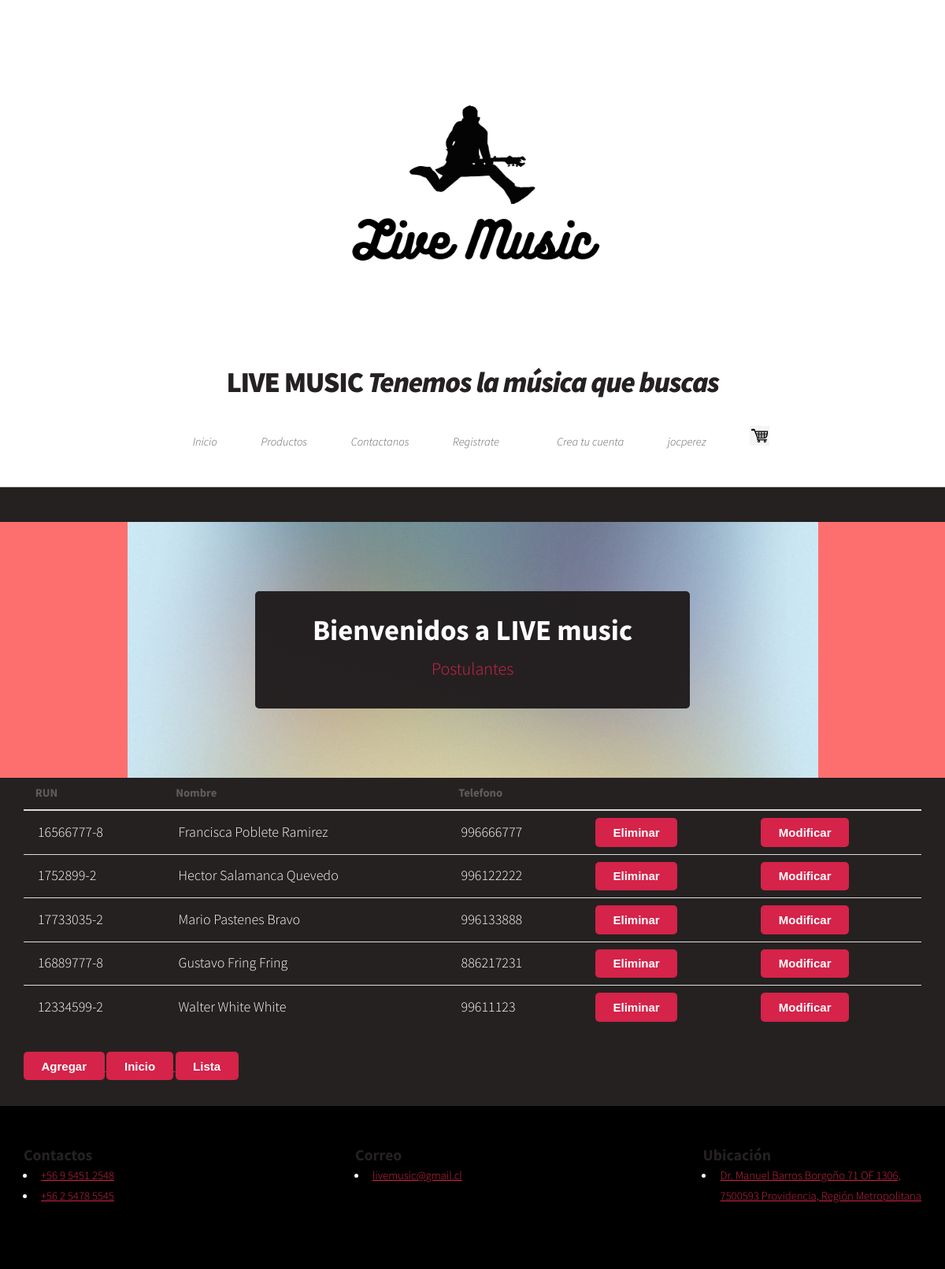
/crud/ (signed in), run on the app's committed database.
### demo/models.py (models this page shows, shortened)
class Postulante(models.Model):
    rut              = models.CharField(primary_key=True, max_length=10)
    nombre           = models.CharField(max_length=20)
    apellido_paterno = models.CharField(max_length=20)
    apellido_materno = models.CharField(max_length=20)
    fecha_nacimiento = models.DateField(blank=False, null=False)
    id_genero        = models.ForeignKey('Genero',on_delete=models.CASCADE, db_column='idGenero')
    telefono         = models.CharField(max_length=45)
    email            = models.EmailField(unique=True, max_length=100, blank=True, null=True)
    direccion        = models.CharField(max_length=50, blank=True, null=True)
    activo           = models.IntegerField()

### demo/views.py (the view)
# urls.py: path('crud/', views.crud, name='crud'),
def crud(request):
    demo = Postulante.objects.all()
    context={"demo": demo}
    return render(request, 'demo/alumnos_list.html', context)

### demo/templates/demo/alumnos_list.html (shortened to what this page needs)
{% extends "demo/base.html" %}
{%block content %}
          <section id="banner">
            <header>
                <h2>Bienvenidos a LIVE music</h2>
                <p> Postulantes</p>
            </header>
        </section>
      <header class="container1">
        <div class="container1-content container">
            <div class="container1-txt">
                  <table>
                        {%if demo %}
                      <thead>
                        <tr>
                          <th scope="col">RUN</th>
                          <th scope="col">Nombre</th>
                          <th scope="col">Telefono</th>
                        </tr>
                      </thead>
                      <tbody>
                          {% for postulante in demo %}
                          <tr>
                              <td>{{postulante.rut}}</td>
                              <td>{{postulante.nombre}} {{postulante.apellido_paterno}} {{postulante.apellido_materno}}</td>
                              <td>{{postulante.telefono}}</td>
                              <td> <a href="{% url 'alumnos_del' pk=postulante.rut %}" ><button class="btn btn-danger">Eliminar</button></a>
                                </a></td>
                              <td><a href="{% url 'alumnos_findEdit' pk=postulante.rut %}"><button class="btn btn-success">Modificar</button></a></td>
                            </tr>
                          {% endfor %}
                      {% endif %}
                      </tbody>
                    </table>
                    <a href="{% url 'alumnosAdd'%}">
                      <button class="btn btn-info">Agregar</button>
                      </a>
                    <a href="{% url 'index'%}">
                      <button class="btn btn-info">Inicio</button>
                      </a>
                      <a href="{% url 'listadoSQL'%}">
                        <button class="btn btn-info">Lista</button>
                        </a>
                    </div>
                  </div>
                </header>
  {%endblock%}

### demo/templates/demo/base.html (shortened to what this page needs)
{% load static %}
<!DOCTYPE HTML>
<html>
	<head>
		<link rel="stylesheet" href={% static "/css/main.css" %} />
	</head>
	<div id="page-wrapper">
		<body class="is-preload">
			<div id="page-wrapper">
			<div id="header">
				<img src="{% static 'images/logoempresa.png' %}" alt="" style="height: 400px;">
					<h1><a href="index.html" id="logo">LIVE MUSIC <em>Tenemos la música que buscas</em></a></h1>
				<nav id="nav">
				  <ul>
					<li ><a href="/">Inicio</a></li>
					  <li>
						<a href="#">Productos</a>
					  </li>
					<li ><a href="{% url 'contactanos'%}">Contactanos</a></li>
					<li ><a href="{% url 'registro'%}">Registrate</a></li>
					<li>
						<li ><a href="{% url 'signup'%}">Crea tu cuenta</a></li>
					  <li>
					  {% if user.is_authenticated %}
					  <a href="{% url 'crud'%}">{{user.username}}</a>
					  {% else %}
					  <li {%if clase == 'login'%}
					  class="current" {%endif%} class="nav-item">
						<a href="{% url 'login'%}">Login</a>
						</li>
					  {% endif %}
					</li>
					<li ><a href="{% url 'comprar'%}"><img src="{% static 'images/car.jpeg' %}" id="img-carrito" alt="" style="align-content: center;" width="25" height="25"></a>
					</li>
				  </ul>
				</nav>
			</div>
			{% block content %}{% endblock %}
	<footer id="footer-inicio" class="footer">
        <div class="footer-content container">
            <div class="link">
                <h3>Contactos</h3>
                <ul>
                    <li><a href="#">+56 9 5451 2548</a></li>
                    <li><a href="#">+56 2 5478 5545</a></li>
                </ul>
            </div>
            <div class="link">
                <h3>Correo</h3>
                <ul>
                    <li><a href="#">livemusic@gmail.cl</a></li>
                </ul>
            </div>
            <div class="link">
                <h3>Ubicación</h3>
                <ul>
                    <li><a href="#">Dr. Manuel Barros Borgoño 71 OF 1306,
                                    <br>7500593 Providencia, Región Metropolitana</a></li>
            </div>
        </div>
    </footer>
	</body>
</html>

### demo/templates/demo/alumnos_list.html (style rules this page uses)
body { background-color: rgb(37, 33, 33); }
td { color:white; font-size: 18px; }
button { font-size: 15px; }

### demo/templates/demo/base.html (style rules this page uses)
.footer { padding: 50px 0; background-color: #000000; color: white; }
.footer-content { display: flex; justify-content: space-between; }

### data on the page
Postulante: rut "16566777-8", nombre "Francisca", apellido_paterno "Poblete", apellido_materno "Ramirez", telefono "996666777"
Postulante: rut "1752899-2", nombre "Hector", apellido_paterno "Salamanca", apellido_materno "Quevedo", telefono "996122222"
Postulante: rut "17733035-2", nombre "Mario", apellido_paterno "Pastenes", apellido_materno "Bravo", telefono "996133888"
Postulante: rut "16889777-8", nombre "Gustavo", apellido_paterno "Fring", apellido_materno "Fring", telefono "886217231"
Postulante: rut "12334599-2", nombre "Walter", apellido_paterno "White", apellido_materno "White", telefono "99611123"

### other printed values
{{ user.username }} "jocperez"
